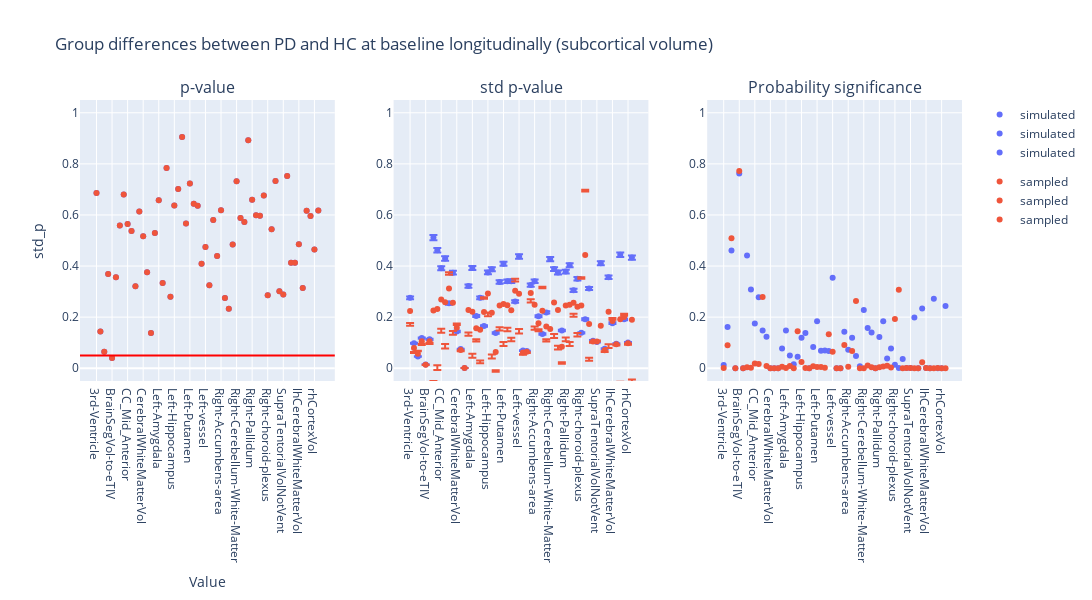

Source (notebook cell):
### Code cell
plot_dumbbell(
    ancova_longitudinal_subcortical_volume,
    "Group differences between PD and HC at baseline longitudinally (subcortical volume)",
    "group"
)

### Figure 1 — Plotly figure (JSON) as saved in the notebook; plotly's stock layout.template omitted (floating-point values rounded to 4 significant figures)
{"data": [{"hovertemplate": "group=simulated<br>region=%{x}<br>p_value=%{y}<extra></extra>", "legendgroup": "simulated", "marker": {"color": "#636efa", "symbol": "circle"}, "mode": "markers", "name": "simulated", "orientation": "v", "showlegend": true, "type": "scatter", "x": ["3rd-Ventricle", "4th-Ventricle", "Brain-Stem", "BrainSegVol", "BrainSegVol-to-eTIV", "BrainSegVolNotVent", "CC_Anterior", "CC_Central", "CC_Mid_Anterior", "CC_Mid_Posterior", "CC_Posterior", "CSF", "CerebralWhiteMatterVol", "CortexVol", "EstimatedTotalIntraCranialVol", "Left-Accumbens-area", "Left-Amygdala", "Left-Caudate", "Left-Cerebellum-Cortex", "Left-Cerebellum-White-Matter", "Left-Hippocampus", "Left-Inf-Lat-Vent", "Left-Lateral-Ventricle", "Left-Pallidum", "Left-Putamen", "Left-Thalamus", "Left-VentralDC", "Left-choroid-plexus", "Left-vessel", "MaskVol", "MaskVol-to-eTIV", "Optic-Chiasm", "Right-Accumbens-area", "Right-Amygdala", "Right-Caudate", "Right-Cerebellum-Cortex", "Right-Cerebellum-White-Matter", "Right-Hippocampus", "Right-Inf-Lat-Vent", "Right-Lateral-Ventricle", "Right-Pallidum", "Right-Putamen", "Right-Thalamus", "Right-VentralDC", "Right-choroid-plexus", "Right-vessel", "SubCortGrayVol", "SupraTentorialVol", "SupraTentorialVolNotVent", "SurfaceHoles", "TotalGrayVol", "WM-hypointensities", "lhCerebralWhiteMatterVol", "lhCortexVol", "lhSurfaceHoles", "rhCerebralWhiteMatterVol", "rhCortexVol", "rhSurfaceHoles"], "xaxis": "x", "y": [0.686, 0.1441, 0.06452, 0.3687, 0.04043, 0.3562, 0.5584, 0.6804, 0.5644, 0.5368, 0.3213, 0.6134, 0.517, 0.3753, 0.1379, 0.5292, 0.658, 0.3341, 0.7842, 0.2803, 0.6373, 0.7019, 0.9053, 0.5662, 0.7234, 0.6438, 0.6358, 0.4086, 0.4746, 0.3246, 0.5798, 0.4392, 0.6189, 0.2745, 0.2327, 0.4843, 0.7322, 0.5883, 0.5728, 0.8921, 0.6592, 0.5991, 0.5971, 0.6761, 0.2853, 0.5438, 0.7331, 0.3011, 0.2888, 0.7524, 0.4134, 0.4126, 0.4849, 0.3141, 0.6168, 0.5958, 0.4645, 0.6178], "yaxis": "y"}, {"hovertemplate": "group=sampled<br>region=%{x}<br>p_value=%{y}<extra></extra>", "legendgroup": "sampled", "marker": {"color": "#EF553B", "symbol": "circle"}, "mode": "markers", "name": "sampled", "orientation": "v", "showlegend": true, "type": "scatter", "x": ["3rd-Ventricle", "4th-Ventricle", "Brain-Stem", "BrainSegVol", "BrainSegVol-to-eTIV", "BrainSegVolNotVent", "CC_Anterior", "CC_Central", "CC_Mid_Anterior", "CC_Mid_Posterior", "CC_Posterior", "CSF", "CerebralWhiteMatterVol", "CortexVol", "EstimatedTotalIntraCranialVol", "Left-Accumbens-area", "Left-Amygdala", "Left-Caudate", "Left-Cerebellum-Cortex", "Left-Cerebellum-White-Matter", "Left-Hippocampus", "Left-Inf-Lat-Vent", "Left-Lateral-Ventricle", "Left-Pallidum", "Left-Putamen", "Left-Thalamus", "Left-VentralDC", "Left-choroid-plexus", "Left-vessel", "MaskVol", "MaskVol-to-eTIV", "Optic-Chiasm", "Right-Accumbens-area", "Right-Amygdala", "Right-Caudate", "Right-Cerebellum-Cortex", "Right-Cerebellum-White-Matter", "Right-Hippocampus", "Right-Inf-Lat-Vent", "Right-Lateral-Ventricle", "Right-Pallidum", "Right-Putamen", "Right-Thalamus", "Right-VentralDC", "Right-choroid-plexus", "Right-vessel", "SubCortGrayVol", "SupraTentorialVol", "SupraTentorialVolNotVent", "SurfaceHoles", "TotalGrayVol", "WM-hypointensities", "lhCerebralWhiteMatterVol", "lhCortexVol", "lhSurfaceHoles", "rhCerebralWhiteMatterVol", "rhCortexVol", "rhSurfaceHoles"], "xaxis": "x", "y": [0.686, 0.1441, 0.06452, 0.3687, 0.04043, 0.3562, 0.5584, 0.6804, 0.5644, 0.5368, 0.3213, 0.6134, 0.517, 0.3753, 0.1379, 0.5292, 0.658, 0.3341, 0.7842, 0.2803, 0.6373, 0.7019, 0.9053, 0.5662, 0.7234, 0.6438, 0.6358, 0.4086, 0.4746, 0.3246, 0.5798, 0.4392, 0.6189, 0.2745, 0.2327, 0.4843, 0.7322, 0.5883, 0.5728, 0.8921, 0.6592, 0.5991, 0.5971, 0.6761, 0.2853, 0.5438, 0.7331, 0.3011, 0.2888, 0.7524, 0.4134, 0.4126, 0.4849, 0.3141, 0.6168, 0.5958, 0.4645, 0.6178], "yaxis": "y"}, {"error_y": {"array": [0.005373, 0.001911, 0.0008979, 0.002301, 0.0002906, 0.002201, 0.009958, 0.008999, 0.007619, 0.008366, 0.004947, 0.007282, 0.002807, 0.001459, 2.241e-05, 0.006268, 0.007641, 0.003984, 0.005372, 0.003221, 0.007301, 0.007551, 0.002689, 0.006575, 0.007964, 0.006637, 0.006633, 0.005091, 0.008524, 0.001343, 0.001306, 0.006338, 0.006632, 0.003961, 0.002611, 0.004252, 0.008319, 0.007559, 0.007299, 0.002882, 0.007367, 0.007853, 0.005936, 0.006816, 0.002698, 0.003735, 0.006079, 0.002104, 0.001996, 0.008009, 0.001493, 0.006931, 0.003432, 0.001875, 0.008658, 0.003725, 0.001967, 0.008436], "arrayminus": [0.005482, 0.00195, 0.0009161, 0.002347, 0.0002965, 0.002245, 0.01016, 0.009181, 0.007773, 0.008536, 0.005047, 0.007429, 0.002864, 0.001488, 2.287e-05, 0.006395, 0.007796, 0.004065, 0.005481, 0.003286, 0.007449, 0.007704, 0.002743, 0.006708, 0.008125, 0.006771, 0.006767, 0.005194, 0.008696, 0.001371, 0.001333, 0.006466, 0.006766, 0.004041, 0.002664, 0.004338, 0.008487, 0.007712, 0.007447, 0.00294, 0.007516, 0.008012, 0.006056, 0.006954, 0.002752, 0.003811, 0.006202, 0.002146, 0.002037, 0.008171, 0.001524, 0.007072, 0.003501, 0.001913, 0.008833, 0.0038, 0.002007, 0.008606]}, "hovertemplate": "group=simulated<br>region=%{x}<br>std_p=%{y}<extra></extra>", "legendgroup": "simulated", "marker": {"color": "#636efa", "symbol": "circle"}, "mode": "markers", "name": "simulated", "orientation": "v", "showlegend": true, "type": "scatter", "x": ["3rd-Ventricle", "4th-Ventricle", "Brain-Stem", "BrainSegVol", "BrainSegVol-to-eTIV", "BrainSegVolNotVent", "CC_Anterior", "CC_Central", "CC_Mid_Anterior", "CC_Mid_Posterior", "CC_Posterior", "CSF", "CerebralWhiteMatterVol", "CortexVol", "EstimatedTotalIntraCranialVol", "Left-Accumbens-area", "Left-Amygdala", "Left-Caudate", "Left-Cerebellum-Cortex", "Left-Cerebellum-White-Matter", "Left-Hippocampus", "Left-Inf-Lat-Vent", "Left-Lateral-Ventricle", "Left-Pallidum", "Left-Putamen", "Left-Thalamus", "Left-VentralDC", "Left-choroid-plexus", "Left-vessel", "MaskVol", "MaskVol-to-eTIV", "Optic-Chiasm", "Right-Accumbens-area", "Right-Amygdala", "Right-Caudate", "Right-Cerebellum-Cortex", "Right-Cerebellum-White-Matter", "Right-Hippocampus", "Right-Inf-Lat-Vent", "Right-Lateral-Ventricle", "Right-Pallidum", "Right-Putamen", "Right-Thalamus", "Right-VentralDC", "Right-choroid-plexus", "Right-vessel", "SubCortGrayVol", "SupraTentorialVol", "SupraTentorialVolNotVent", "SurfaceHoles", "TotalGrayVol", "WM-hypointensities", "lhCerebralWhiteMatterVol", "lhCortexVol", "lhSurfaceHoles", "rhCerebralWhiteMatterVol", "rhCortexVol", "rhSurfaceHoles"], "xaxis": "x2", "y": [0.2759, 0.09815, 0.0461, 0.1181, 0.01492, 0.113, 0.5113, 0.4621, 0.3912, 0.4296, 0.254, 0.3739, 0.1441, 0.0749, 0.001151, 0.3219, 0.3924, 0.2046, 0.2759, 0.1654, 0.3749, 0.3877, 0.1381, 0.3376, 0.4089, 0.3408, 0.3406, 0.2614, 0.4377, 0.06898, 0.06708, 0.3254, 0.3405, 0.2034, 0.1341, 0.2183, 0.4272, 0.3881, 0.3748, 0.148, 0.3783, 0.4032, 0.3048, 0.35, 0.1385, 0.1918, 0.3122, 0.108, 0.1025, 0.4112, 0.07669, 0.3559, 0.1762, 0.09626, 0.4445, 0.1913, 0.101, 0.4331], "yaxis": "y2"}, {"error_y": {"array": [-0.04678, -0.01658, 0.01143, -0.01009, -0.0006239, -0.00567, -0.2755, -0.2209, -0.1144, -0.1633, 0.06352, -0.1106, 0.01667, -0.002118, 1.619e-05, -0.08783, -0.164, -0.04373, -0.1202, 0.05793, -0.07456, -0.1633, -0.07183, -0.08523, -0.1491, -0.08783, -0.1073, 0.04694, -0.1379, -0.006308, -0.001734, -0.02454, -0.08506, -0.02332, 0.09363, -0.05042, -0.2654, -0.1235, -0.14, -0.06099, -0.1254, -0.1465, -0.04277, -0.1028, 0.1101, 0.2555, -0.1325, -0.0009467, 0.004162, -0.2371, -0.004514, -0.1277, 0.01202, -0.0006078, -0.2445, 0.01281, -0.001354, -0.2346], "arrayminus": [0.05763, 0.02044, -0.009621, 0.01474, 0.001211, 0.01012, 0.2957, 0.2391, 0.1298, 0.1802, -0.05352, 0.1253, -0.011, 0.005065, 2.909e-05, 0.1005, 0.1794, 0.05178, 0.131, -0.05142, 0.08931, 0.1786, 0.07727, 0.09852, 0.1652, 0.1012, 0.1207, -0.03665, 0.1551, 0.009022, 0.004374, 0.03735, 0.09846, 0.03132, -0.08836, 0.05901, 0.2822, 0.1387, 0.1547, 0.06681, 0.1403, 0.1623, 0.05476, 0.1166, -0.1047, -0.248, 0.1447, 0.005196, -0.0001292, 0.2533, 0.007532, 0.1417, -0.005085, 0.004395, 0.262, -0.005281, 0.005328, 0.2516]}, "hovertemplate": "group=sampled<br>region=%{x}<br>std_p=%{y}<extra></extra>", "legendgroup": "sampled", "marker": {"color": "#EF553B", "symbol": "circle"}, "mode": "markers", "name": "sampled", "orientation": "v", "showlegend": true, "type": "scatter", "x": ["3rd-Ventricle", "4th-Ventricle", "Brain-Stem", "BrainSegVol", "BrainSegVol-to-eTIV", "BrainSegVolNotVent", "CC_Anterior", "CC_Central", "CC_Mid_Anterior", "CC_Mid_Posterior", "CC_Posterior", "CSF", "CerebralWhiteMatterVol", "CortexVol", "EstimatedTotalIntraCranialVol", "Left-Accumbens-area", "Left-Amygdala", "Left-Caudate", "Left-Cerebellum-Cortex", "Left-Cerebellum-White-Matter", "Left-Hippocampus", "Left-Inf-Lat-Vent", "Left-Lateral-Ventricle", "Left-Pallidum", "Left-Putamen", "Left-Thalamus", "Left-VentralDC", "Left-choroid-plexus", "Left-vessel", "MaskVol", "MaskVol-to-eTIV", "Optic-Chiasm", "Right-Accumbens-area", "Right-Amygdala", "Right-Caudate", "Right-Cerebellum-Cortex", "Right-Cerebellum-White-Matter", "Right-Hippocampus", "Right-Inf-Lat-Vent", "Right-Lateral-Ventricle", "Right-Pallidum", "Right-Putamen", "Right-Thalamus", "Right-VentralDC", "Right-choroid-plexus", "Right-vessel", "SubCortGrayVol", "SupraTentorialVol", "SupraTentorialVolNotVent", "SurfaceHoles", "TotalGrayVol", "WM-hypointensities", "lhCerebralWhiteMatterVol", "lhCortexVol", "lhSurfaceHoles", "rhCerebralWhiteMatterVol", "rhCortexVol", "rhSurfaceHoles"], "xaxis": "x2", "y": [0.2237, 0.07966, 0.05664, 0.1058, 0.01401, 0.1051, 0.2258, 0.2322, 0.2692, 0.2579, 0.3126, 0.2561, 0.158, 0.07133, 0.001145, 0.2278, 0.2207, 0.1569, 0.1503, 0.2201, 0.293, 0.2169, 0.06353, 0.2458, 0.2519, 0.2463, 0.2266, 0.3033, 0.2912, 0.06133, 0.06404, 0.2946, 0.2489, 0.1761, 0.2251, 0.1636, 0.1534, 0.2571, 0.2275, 0.08409, 0.2455, 0.2489, 0.2561, 0.2403, 0.2459, 0.4436, 0.1736, 0.105, 0.1047, 0.1661, 0.07068, 0.2212, 0.1848, 0.09378, 0.1914, 0.2003, 0.09767, 0.1902], "yaxis": "y2"}, {"hovertemplate": "group=simulated<br>region=%{x}<br>psig=%{y}<extra></extra>", "legendgroup": "simulated", "marker": {"color": "#636efa", "symbol": "circle"}, "mode": "markers", "name": "simulated", "orientation": "v", "showlegend": true, "type": "scatter", "x": ["3rd-Ventricle", "4th-Ventricle", "Brain-Stem", "BrainSegVol", "BrainSegVol-to-eTIV", "BrainSegVolNotVent", "CC_Anterior", "CC_Central", "CC_Mid_Anterior", "CC_Mid_Posterior", "CC_Posterior", "CSF", "CerebralWhiteMatterVol", "CortexVol", "EstimatedTotalIntraCranialVol", "Left-Accumbens-area", "Left-Amygdala", "Left-Caudate", "Left-Cerebellum-Cortex", "Left-Cerebellum-White-Matter", "Left-Hippocampus", "Left-Inf-Lat-Vent", "Left-Lateral-Ventricle", "Left-Pallidum", "Left-Putamen", "Left-Thalamus", "Left-VentralDC", "Left-choroid-plexus", "Left-vessel", "MaskVol", "MaskVol-to-eTIV", "Optic-Chiasm", "Right-Accumbens-area", "Right-Amygdala", "Right-Caudate", "Right-Cerebellum-Cortex", "Right-Cerebellum-White-Matter", "Right-Hippocampus", "Right-Inf-Lat-Vent", "Right-Lateral-Ventricle", "Right-Pallidum", "Right-Putamen", "Right-Thalamus", "Right-VentralDC", "Right-choroid-plexus", "Right-vessel", "SubCortGrayVol", "SupraTentorialVol", "SupraTentorialVolNotVent", "SurfaceHoles", "TotalGrayVol", "WM-hypointensities", "lhCerebralWhiteMatterVol", "lhCortexVol", "lhSurfaceHoles", "rhCerebralWhiteMatterVol", "rhCortexVol", "rhSurfaceHoles"], "xaxis": "x3", "y": [0.01256, 0.161, 0.4605, 8.058e-05, 0.7621, 7.184e-05, 0.4416, 0.308, 0.1751, 0.2775, 0.1482, 0.1235, 7.488e-06, 1.593e-10, 0.0, 0.07702, 0.1475, 0.04992, 0.01557, 0.04453, 0.1194, 0.1377, 1.289e-05, 0.08324, 0.1838, 0.06816, 0.06911, 0.06713, 0.3547, 4.196e-09, 6.609e-27, 0.1427, 0.07219, 0.1189, 0.04789, 0.007275, 0.2284, 0.1579, 0.1398, 2.293e-05, 0.1218, 0.1838, 0.03813, 0.07686, 0.01338, 0.0006211, 0.03594, 0.0006478, 0.0006317, 0.1982, 4.054e-12, 0.2341, 0.0006391, 5.436e-05, 0.2717, 0.0002569, 3.87e-09, 0.2436], "yaxis": "y3"}, {"hovertemplate": "group=sampled<br>region=%{x}<br>psig=%{y}<extra></extra>", "legendgroup": "sampled", "marker": {"color": "#EF553B", "symbol": "circle"}, "mode": "markers", "name": "sampled", "orientation": "v", "showlegend": true, "type": "scatter", "x": ["3rd-Ventricle", "4th-Ventricle", "Brain-Stem", "BrainSegVol", "BrainSegVol-to-eTIV", "BrainSegVolNotVent", "CC_Anterior", "CC_Central", "CC_Mid_Anterior", "CC_Mid_Posterior", "CC_Posterior", "CSF", "CerebralWhiteMatterVol", "CortexVol", "EstimatedTotalIntraCranialVol", "Left-Accumbens-area", "Left-Amygdala", "Left-Caudate", "Left-Cerebellum-Cortex", "Left-Cerebellum-White-Matter", "Left-Hippocampus", "Left-Inf-Lat-Vent", "Left-Lateral-Ventricle", "Left-Pallidum", "Left-Putamen", "Left-Thalamus", "Left-VentralDC", "Left-choroid-plexus", "Left-vessel", "MaskVol", "MaskVol-to-eTIV", "Optic-Chiasm", "Right-Accumbens-area", "Right-Amygdala", "Right-Caudate", "Right-Cerebellum-Cortex", "Right-Cerebellum-White-Matter", "Right-Hippocampus", "Right-Inf-Lat-Vent", "Right-Lateral-Ventricle", "Right-Pallidum", "Right-Putamen", "Right-Thalamus", "Right-VentralDC", "Right-choroid-plexus", "Right-vessel", "SubCortGrayVol", "SupraTentorialVol", "SupraTentorialVolNotVent", "SurfaceHoles", "TotalGrayVol", "WM-hypointensities", "lhCerebralWhiteMatterVol", "lhCortexVol", "lhSurfaceHoles", "rhCerebralWhiteMatterVol", "rhCortexVol", "rhSurfaceHoles"], "xaxis": "x3", "y": [0.001194, 0.08979, 0.509, 9.979e-06, 0.7719, 1.913e-05, 0.003765, 0.001968, 0.01836, 0.01643, 0.2789, 0.008287, 4.863e-05, 1.813e-11, 0.0, 0.005881, 0.001131, 0.008758, 5.358e-07, 0.1445, 0.02399, 0.0007422, 2.171e-23, 0.008172, 0.004921, 0.004632, 0.001848, 0.1327, 0.06453, 3.751e-11, 2.164e-29, 0.09134, 0.006011, 0.06714, 0.2631, 0.0002195, 6.018e-07, 0.01028, 0.003474, 6.177e-15, 0.004138, 0.006953, 0.009285, 0.00304, 0.1931, 0.3071, 1.327e-05, 0.0004455, 0.0008199, 5.18e-06, 4.998e-14, 0.0237, 0.001191, 3.408e-05, 0.0001947, 0.0005213, 1.095e-09, 0.0001728], "yaxis": "y3"}], "layout": {"annotations": [{"font": {"size": 16}, "showarrow": false, "text": "p-value", "x": 0.1444, "xanchor": "center", "xref": "paper", "y": 1, "yanchor": "bottom", "yref": "paper"}, {"font": {"size": 16}, "showarrow": false, "text": "std p-value", "x": 0.5, "xanchor": "center", "xref": "paper", "y": 1, "yanchor": "bottom", "yref": "paper"}, {"font": {"size": 16}, "showarrow": false, "text": "Probability significance", "x": 0.8556, "xanchor": "center", "xref": "paper", "y": 1, "yanchor": "bottom", "yref": "paper"}], "height": 600, "hovermode": "closest", "shapes": [{"line": {"color": "red", "width": 2}, "type": "line", "x0": 0, "x1": 1, "xref": "x domain", "y0": 0.05, "y1": 0.05, "yref": "y"}], "title": {"text": "Group differences between PD and HC at baseline longitudinally (subcortical volume)"}, "width": 1400, "xaxis": {"anchor": "y", "domain": [0, 0.2889], "title": {"text": "Value"}}, "xaxis2": {"anchor": "y2", "domain": [0.3556, 0.6444]}, "xaxis3": {"anchor": "y3", "domain": [0.7111, 1]}, "yaxis": {"anchor": "x", "domain": [0, 1], "range": [-0.05, 1.05], "title": {"text": "std_p"}}, "yaxis2": {"anchor": "x2", "domain": [0, 1], "range": [-0.05, 1.05]}, "yaxis3": {"anchor": "x3", "domain": [0, 1], "range": [-0.05, 1.05]}}}
